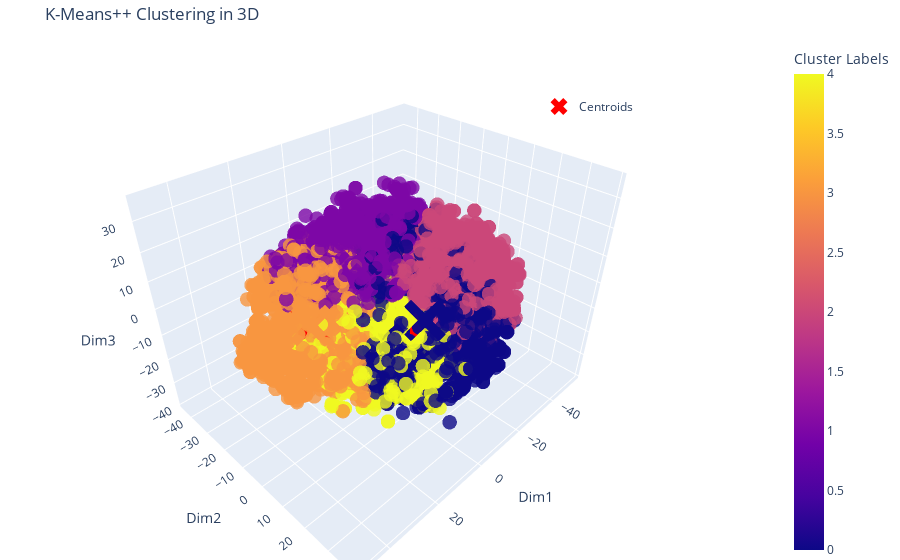

Notebook source saved alongside this figure:
### Code cell
k = cluster_numbers
df_kmeans = df_tsne.copy()

centroids, cluster_labels = k_means(df_kmeans, k)
df_kmeans['Cluster'] = cluster_labels


print(f"Final centroids:\n{centroids}")

create3DScatterPlot(df_kmeans , centroids)

### Figure 1 — Plotly figure (JSON) as saved in the notebook; plotly's stock layout.template omitted (floating-point values rounded to 4 significant figures; data arrays with more than 128 entries replaced by an {"elided": "..."} marker saying what was removed)
{"data": [{"hovertemplate": "Dim1=%{x}<br>Dim2=%{y}<br>Dim3=%{z}<br>Cluster Labels=%{marker.color}<extra></extra>", "legendgroup": "", "marker": {"color": {"elided": "9814 int values"}, "coloraxis": "coloraxis", "opacity": 0.8, "size": 5, "symbol": "circle"}, "mode": "markers", "name": "", "scene": "scene", "showlegend": false, "type": "scatter3d", "x": {"elided": "9814 float values"}, "y": {"elided": "9814 float values"}, "z": {"elided": "9814 float values"}}, {"marker": {"color": "red", "size": 15, "symbol": "x"}, "mode": "markers", "name": "Centroids", "type": "scatter3d", "x": [4.233, -3.318, -27.96, 25.51, -1.464], "y": [19.29, -16.86, 4.684, -5.484, -3.371], "z": [5.611, 8.121, -0.6695, 1.918, -19.21]}], "layout": {"coloraxis": {"colorbar": {"title": {"text": "Cluster Labels"}}, "colorscale": [[0, "#0d0887"], [0.1111, "#46039f"], [0.2222, "#7201a8"], [0.3333, "#9c179e"], [0.4444, "#bd3786"], [0.5556, "#d8576b"], [0.6667, "#ed7953"], [0.7778, "#fb9f3a"], [0.8889, "#fdca26"], [1, "#f0f921"]]}, "legend": {"tracegroupgap": 0, "x": 0.7, "y": 0.9}, "margin": {"b": 0, "l": 0, "r": 0, "t": 40}, "scene": {"domain": {"x": [0, 1], "y": [0, 1]}, "xaxis": {"title": {"text": "Dim1"}}, "yaxis": {"title": {"text": "Dim2"}}, "zaxis": {"title": {"text": "Dim3"}}}, "title": {"text": "K-Means++ Clustering in 3D"}}}
